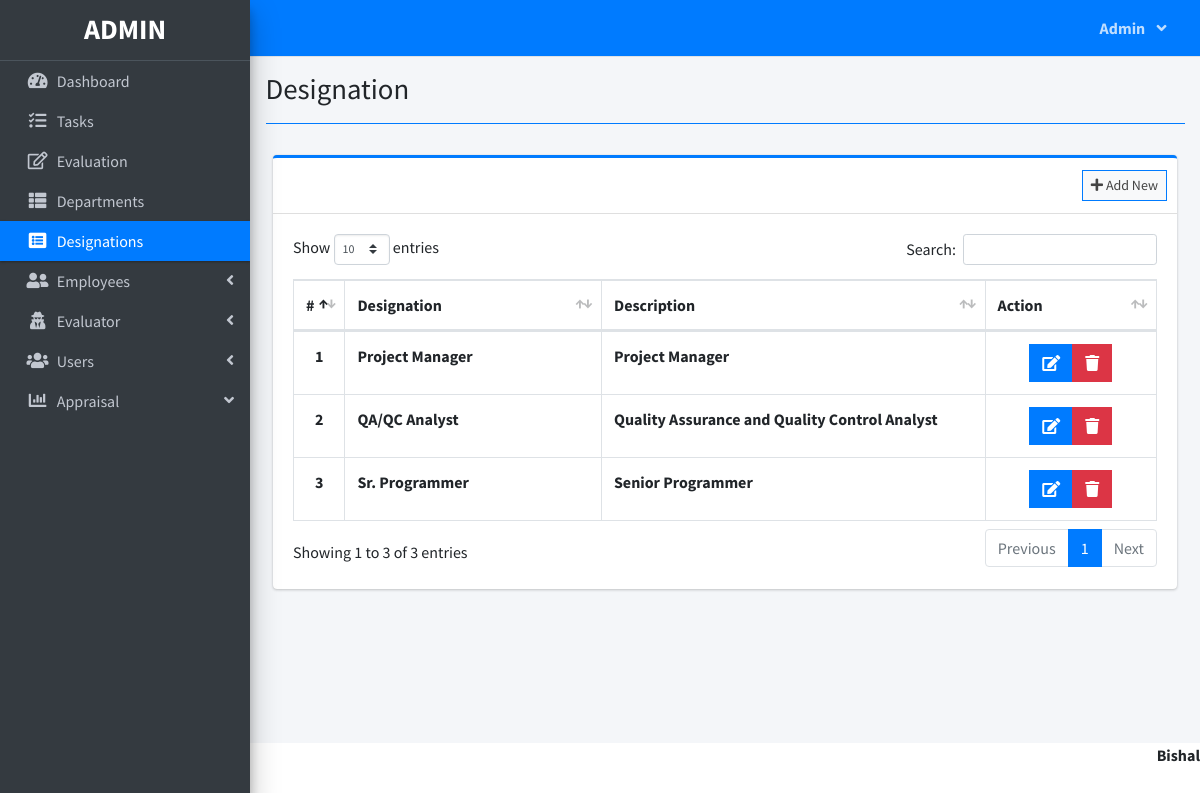
Screenshot of /index.php?page=designation (signed in) with the database file from the repository.
### tables this page shows
CREATE TABLE `designation_list` (
  `id` int(30) NOT NULL,
  `designation` varchar(200) NOT NULL,
  `description` text NOT NULL
);

### designation.php (the view, shortened to what this page needs)
<?php include'db_connect.php' ?>
<div class="col-lg-12">
	<div class="card card-outline card-primary">
		<div class="card-header">
			<div class="card-tools">
				<a class="btn btn-block btn-sm btn-default btn-flat border-primary new_designation" href="javascript:void(0)"><i class="fa fa-plus"></i> Add New</a>
			</div>
		</div>
		<div class="card-body">
			<table class="table tabe-hover table-bordered" id="list">
				<colgroup>
					<col width="5%">
					<col width="30%">
					<col width="45%">
					<col width="20%">
				</colgroup>
				<thead>
					<tr>
						<th class="text-center">#</th>
						<th>Designation</th>
						<th>Description</th>
						<th>Action</th>
					</tr>
				</thead>
				<tbody>
					<?php
					$i = 1;
					$qry = $conn->query("SELECT * FROM designation_list order by designation asc ");
					while($row= $qry->fetch_assoc()):
					?>
					<tr>
						<th class="text-center"><?php echo $i++ ?></th>
						<td><b><?php echo $row['designation'] ?></b></td>
						<td><b><?php echo $row['description'] ?></b></td>
						<td class="text-center">
		                    <div class="btn-group">
		                        <a href="javascript:void(0)" data-id='<?php echo $row['id'] ?>' class="btn btn-primary btn-flat manage_designation">
		                          <i class="fas fa-edit"></i>
		                        </a>
		                        <button type="button" class="btn btn-danger btn-flat delete_designation" data-id="<?php echo $row['id'] ?>">
		                          <i class="fas fa-trash"></i>
		                        </button>
	                      </div>
						</td>
					</tr>
				<?php endwhile; ?>
				</tbody>
			</table>
		</div>
	</div>
</div>

### rows the page displays
designation_list: designation "Project Manager", description "Project Manager"
designation_list: designation "QA/QC Analyst", description "Quality Assurance and Quality Control Analyst"
designation_list: designation "Sr. Programmer", description "Senior Programmer"

### other values shown
$_SESSION['login_firstname'] "Admin"
$title "Designation"
$_SESSION['system']['name'] "Bishal"
